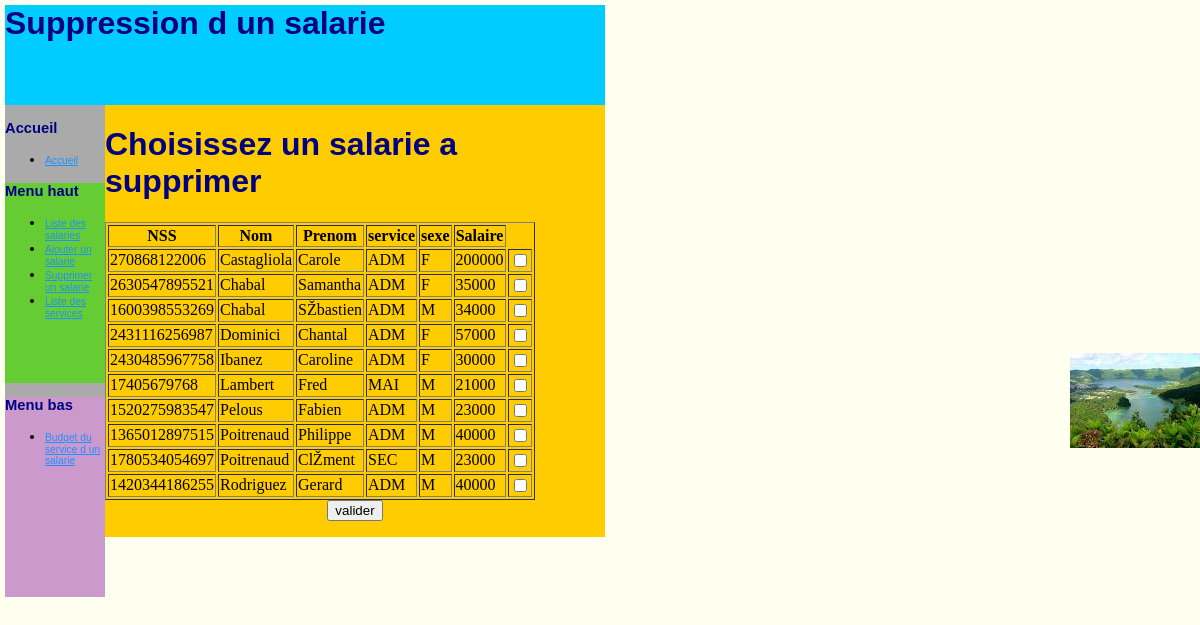
/ExempleMySQL/suppr_salaries.php, run on the app's committed database.
### tables this page shows
CREATE TABLE `personnel` (
  `NSS` bigint(14) NOT NULL DEFAULT '0',
  `nom` char(35) DEFAULT NULL,
  `prenom` char(30) DEFAULT NULL,
  `service` char(6) DEFAULT NULL,
  `sexe` char(1) DEFAULT NULL,
  `salaire` int(8) DEFAULT NULL
);

### ExempleMySQL/suppr_salaries.php (the view, shortened to what this page needs)
<link rel="stylesheet" type="text/css" href="styles.css">
<?php
    include('acces_base.php');
?>
<!DOCTYPE HTML PUBLIC "-//W3C//DTD HTML 4.01 Transitional//EN"
"http://www.w3.org/TR/html4/loose.dtd">
<html>
<head>
<link rel="stylesheet" type="text/css" href="styles.css">
</head>
<body>
<div id="bandeau">
<h1>Suppression d un salarie</h1>
</div>
<div id="menu">
<div id="menu_accueil">
<h3>Accueil</h3>
<ul>
<li><a href="index.php">Accueil</a></li>
</ul></div>
<div id="menu_haut">
<h3>Menu haut</h3>
<ul>
<li><a href="liste_salaries.php">Liste des salaries</a></li>
<li><a href="ajout_salarie.php">Ajouter un salarie</a></li>
<li><a href="suppr_salaries.php">Supprimer un salarie</a></li>
<li><a href="liste_services.php">Liste des services</a></li>
</ul></div>
<div id="menu_bas"><h3>Menu bas</h3>
<ul>
<li> <a href="saisie_Salarie_req1.php">Budget du service d un salarie</a></li>
</div>
</div>
<div id="contenu">
<?php
    $reponse = $bdd->query('SELECT * FROM Personnel order by nom');
    echo '<h1>Choisissez un salarie a supprimer </h1>';
    echo '<FORM action="supprimer.php?" method="post">';
    echo '<table border=1>';
    echo '<th> NSS</th> <th> Nom </th> <th> Prenom </th> <th> service </th> <th> sexe </th> <th> Salaire </th>';
    while ($data = $reponse->fetch())
    {
        echo '<tr><td>'.$data['NSS'].' </td> <td>'.$data['nom'].' </td> <td>'.$data['prenom']. '</td><td>'. $data['service']. '</td><td> '. $data['sexe'].'</td> <td>' . $data['salaire']. '</td>  <td><input type="checkbox" NAME="ASupprimer" value='.$data['NSS'].'></td> </tr>';
    }
    echo '</table>';
    echo '<input type=submit  value="valider"></td>';
    echo '</form>';
    echo '</body>';
    echo '</html>';
?>

### ExempleMySQL/styles.css (style rules this page uses)
body { background-color:#FFFFF0; background-image: url('acores.jpg'); background-repeat:no-repeat; background-position:right center; margin:5px 5px 5px 5px; }
h1 { font-family:comic sans ms, sans-serif; font-size:200%; color:navy; background-color:transparent; text-align:left; }
h3 { font-family:comic sans ms, sans-serif; font-size:92%; color:navy; background-color:transparent; text-align:left; }
li { font-family:comic sans ms, sans-serif; font-size:80%; color:black; background-color:transparent; text-align:left; margin-left:0px; margin-right:0px; }
a:link { font-family:comic sans ms, sans-serif; font-size:80%; color:#1E90FF; background-color:transparent; text-decoration:underline; }
div { text-align:center; }
div#bandeau { width:600px; height:100px; background-color:#00CCFF; }
div#menu { float:left; width:100px; height:400px; background-color:#AAAAAA; }
div#menu_haut { width:100px; height:200px; background-color:#66CC33; }
div#menu_bas { padding:0px; width:100px; height:200px; background-color:#CC99CC; }
div#contenu { float:left; width:500px; background-color:#FFCC00; }

### data on the page
personnel: NSS "270868122006", nom "Castagliola", prenom "Carole", service "ADM", sexe "F", salaire "200000"
personnel: NSS "2630547895521", nom "Chabal", prenom "Samantha", service "ADM", sexe "F", salaire "35000"
personnel: NSS "1600398553269", nom "Chabal", prenom "SŽbastien", service "ADM", sexe "M", salaire "34000"
personnel: NSS "2431116256987", nom "Dominici", prenom "Chantal", service "ADM", sexe "F", salaire "57000"
personnel: NSS "2430485967758", nom "Ibanez", prenom "Caroline", service "ADM", sexe "F", salaire "30000"
personnel: NSS "17405679768", nom "Lambert", prenom "Fred", service "MAI", sexe "M", salaire "21000"
personnel: NSS "1520275983547", nom "Pelous", prenom "Fabien", service "ADM", sexe "M", salaire "23000"
personnel: NSS "1365012897515", nom "Poitrenaud", prenom "Philippe", service "ADM", sexe "M", salaire "40000"
personnel: NSS "1780534054697", nom "Poitrenaud", prenom "ClŽment", service "SEC", sexe "M", salaire "23000"
personnel: NSS "1420344186255", nom "Rodriguez", prenom "Gerard", service "ADM", sexe "M", salaire "40000"
